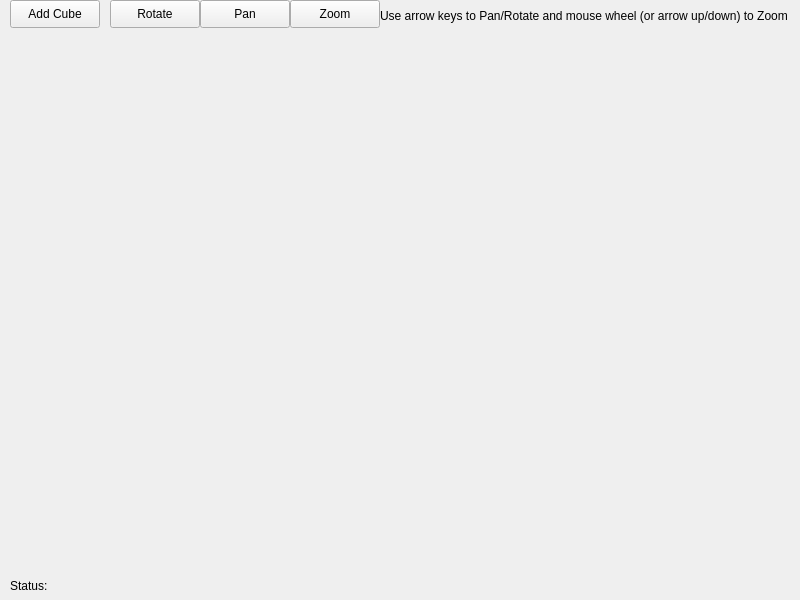
<?xml version="1.0" encoding="UTF-8"?>
<ui version="4.0">
 <class>MainWindow</class>
 <widget class="QMainWindow" name="MainWindow">
  <property name="geometry">
   <rect>
    <x>0</x>
    <y>0</y>
    <width>800</width>
    <height>600</height>
   </rect>
  </property>
  <property name="sizePolicy">
   <sizepolicy hsizetype="Fixed" vsizetype="Fixed">
    <horstretch>0</horstretch>
    <verstretch>0</verstretch>
   </sizepolicy>
  </property>
  <property name="minimumSize">
   <size>
    <width>800</width>
    <height>600</height>
   </size>
  </property>
  <property name="maximumSize">
   <size>
    <width>800</width>
    <height>600</height>
   </size>
  </property>
  <property name="windowTitle">
   <string>MainWindow</string>
  </property>
  <widget class="QWidget" name="centralwidget">
   <widget class="SceneManager" name="scene" native="true">
    <property name="geometry">
     <rect>
      <x>9</x>
      <y>29</y>
      <width>781</width>
      <height>541</height>
     </rect>
    </property>
    <property name="sizePolicy">
     <sizepolicy hsizetype="Preferred" vsizetype="Preferred">
      <horstretch>0</horstretch>
      <verstretch>0</verstretch>
     </sizepolicy>
    </property>
    <property name="focusPolicy">
     <enum>Qt::StrongFocus</enum>
    </property>
   </widget>
   <widget class="QPushButton" name="pushButton_cube">
    <property name="geometry">
     <rect>
      <x>10</x>
      <y>0</y>
      <width>90</width>
      <height>28</height>
     </rect>
    </property>
    <property name="focusPolicy">
     <enum>Qt::NoFocus</enum>
    </property>
    <property name="text">
     <string>Add Cube</string>
    </property>
   </widget>
   <widget class="QLabel" name="label_status">
    <property name="geometry">
     <rect>
      <x>10</x>
      <y>570</y>
      <width>41</width>
      <height>31</height>
     </rect>
    </property>
    <property name="text">
     <string>Status: </string>
    </property>
    <property name="alignment">
     <set>Qt::AlignLeading|Qt::AlignLeft|Qt::AlignVCenter</set>
    </property>
    <property name="wordWrap">
     <bool>false</bool>
    </property>
   </widget>
   <widget class="QLabel" name="label_message">
    <property name="geometry">
     <rect>
      <x>50</x>
      <y>570</y>
      <width>741</width>
      <height>31</height>
     </rect>
    </property>
    <property name="text">
     <string/>
    </property>
    <property name="alignment">
     <set>Qt::AlignLeading|Qt::AlignLeft|Qt::AlignVCenter</set>
    </property>
    <property name="wordWrap">
     <bool>false</bool>
    </property>
   </widget>
   <widget class="QPushButton" name="pushButton_rotate">
    <property name="geometry">
     <rect>
      <x>110</x>
      <y>0</y>
      <width>90</width>
      <height>28</height>
     </rect>
    </property>
    <property name="focusPolicy">
     <enum>Qt::NoFocus</enum>
    </property>
    <property name="text">
     <string>Rotate</string>
    </property>
    <property name="checkable">
     <bool>true</bool>
    </property>
   </widget>
   <widget class="QPushButton" name="pushButton_pan">
    <property name="geometry">
     <rect>
      <x>200</x>
      <y>0</y>
      <width>90</width>
      <height>28</height>
     </rect>
    </property>
    <property name="focusPolicy">
     <enum>Qt::NoFocus</enum>
    </property>
    <property name="text">
     <string>Pan</string>
    </property>
    <property name="checkable">
     <bool>true</bool>
    </property>
   </widget>
   <widget class="QPushButton" name="pushButton_zoom">
    <property name="geometry">
     <rect>
      <x>290</x>
      <y>0</y>
      <width>90</width>
      <height>28</height>
     </rect>
    </property>
    <property name="focusPolicy">
     <enum>Qt::NoFocus</enum>
    </property>
    <property name="text">
     <string>Zoom</string>
    </property>
    <property name="checkable">
     <bool>true</bool>
    </property>
   </widget>
   <widget class="QLabel" name="label">
    <property name="geometry">
     <rect>
      <x>380</x>
      <y>0</y>
      <width>421</width>
      <height>31</height>
     </rect>
    </property>
    <property name="text">
     <string>Use arrow keys to Pan/Rotate and mouse wheel (or arrow up/down) to Zoom</string>
    </property>
   </widget>
  </widget>
 </widget>
 <customwidgets>
  <customwidget>
   <class>SceneManager</class>
   <extends>QWidget</extends>
   <header>SceneManager.h</header>
   <container>1</container>
  </customwidget>
 </customwidgets>
 <resources/>
 <connections/>
</ui>
